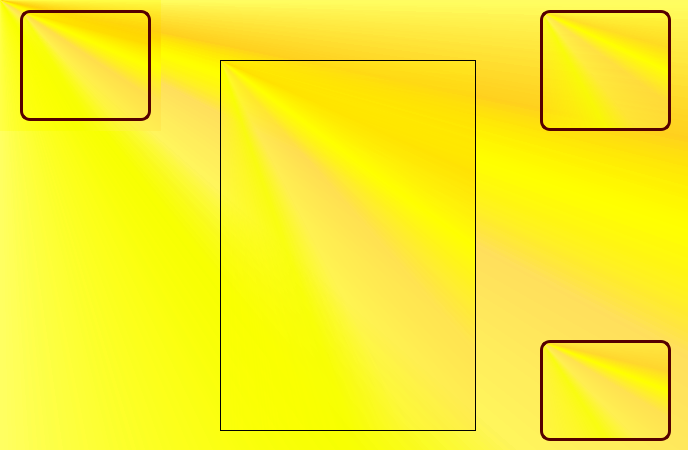
<?xml version="1.0" encoding="UTF-8"?>
<ui version="4.0">
 <class>MainWindow</class>
 <widget class="QMainWindow" name="MainWindow">
  <property name="geometry">
   <rect>
    <x>0</x>
    <y>0</y>
    <width>688</width>
    <height>450</height>
   </rect>
  </property>
  <property name="windowTitle">
   <string>MainWindow</string>
  </property>
  <property name="styleSheet">
   <string notr="true">background-color: rgb(255, 167, 169);
background-color: qconicalgradient(cx:0, cy:0, angle:135, stop:0 rgba(255, 255, 0, 69), stop:0.375 rgba(255, 255, 0, 69), stop:0.423533 rgba(251, 255, 0, 145), stop:0.45 rgba(247, 255, 0, 208), stop:0.477581 rgba(255, 244, 71, 130), stop:0.518717 rgba(255, 218, 71, 130), stop:0.55 rgba(255, 255, 0, 255), stop:0.57754 rgba(255, 203, 0, 130), stop:0.625 rgba(255, 255, 0, 69), stop:1 rgba(255, 255, 0, 69));</string>
  </property>
  <widget class="QWidget" name="centralwidget">
   <widget class="QLabel" name="label">
    <property name="geometry">
     <rect>
      <x>0</x>
      <y>0</y>
      <width>161</width>
      <height>131</height>
     </rect>
    </property>
    <property name="text">
     <string/>
    </property>
    <property name="pixmap">
     <pixmap>:/Variadas/logo uat.jpg</pixmap>
    </property>
    <property name="scaledContents">
     <bool>true</bool>
    </property>
   </widget>
   <widget class="QLabel" name="label_3">
    <property name="geometry">
     <rect>
      <x>540</x>
      <y>340</y>
      <width>131</width>
      <height>101</height>
     </rect>
    </property>
    <property name="styleSheet">
     <string notr="true">border: 3px solid ;
border-color: rgb(85, 0, 0);
border-radius: 10px;
</string>
    </property>
    <property name="text">
     <string/>
    </property>
    <property name="pixmap">
     <pixmap resource="../recursos.qrc">:/Logos/Imagenes/equipo.jpeg</pixmap>
    </property>
    <property name="scaledContents">
     <bool>true</bool>
    </property>
   </widget>
   <widget class="QLabel" name="label_10">
    <property name="geometry">
     <rect>
      <x>540</x>
      <y>10</y>
      <width>131</width>
      <height>121</height>
     </rect>
    </property>
    <property name="styleSheet">
     <string notr="true">border: 3px solid ;
border-color: rgb(85, 0, 0);
border-radius: 10px;
</string>
    </property>
    <property name="text">
     <string/>
    </property>
    <property name="pixmap">
     <pixmap resource="../recursos.qrc">:/Logos/Imagenes/logo fians.jpg</pixmap>
    </property>
    <property name="scaledContents">
     <bool>true</bool>
    </property>
   </widget>
   <widget class="QLabel" name="label_11">
    <property name="geometry">
     <rect>
      <x>20</x>
      <y>10</y>
      <width>131</width>
      <height>111</height>
     </rect>
    </property>
    <property name="styleSheet">
     <string notr="true">border: 3px solid ;
border-color: rgb(85, 0, 0);
border-radius: 10px;
</string>
    </property>
    <property name="text">
     <string/>
    </property>
    <property name="textFormat">
     <enum>Qt::AutoText</enum>
    </property>
    <property name="pixmap">
     <pixmap resource="../recursos.qrc">:/Logos/Imagenes/logo uat.jpg</pixmap>
    </property>
    <property name="scaledContents">
     <bool>true</bool>
    </property>
    <property name="wordWrap">
     <bool>false</bool>
    </property>
    <property name="margin">
     <number>0</number>
    </property>
    <property name="indent">
     <number>-1</number>
    </property>
   </widget>
   <widget class="QListWidget" name="listWidget">
    <property name="geometry">
     <rect>
      <x>220</x>
      <y>60</y>
      <width>256</width>
      <height>371</height>
     </rect>
    </property>
   </widget>
  </widget>
 </widget>
 <resources>
  <include location="../recursos.qrc"/>
 </resources>
 <connections/>
</ui>
